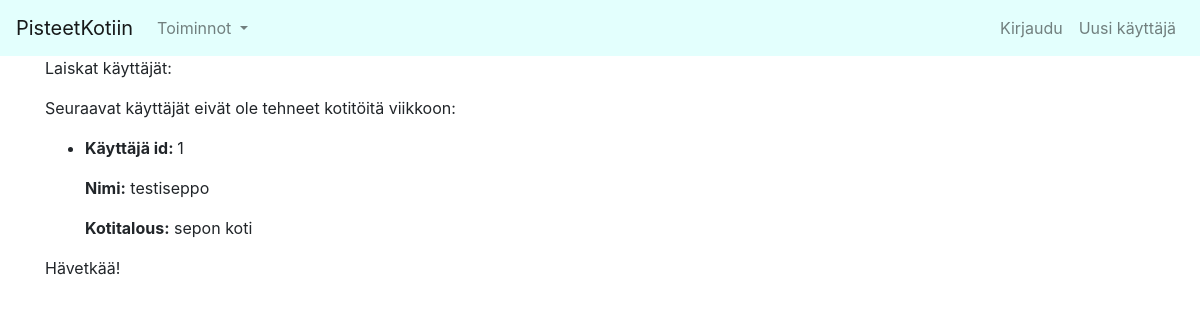
The page /auth/lazy on the database as committed earlier.
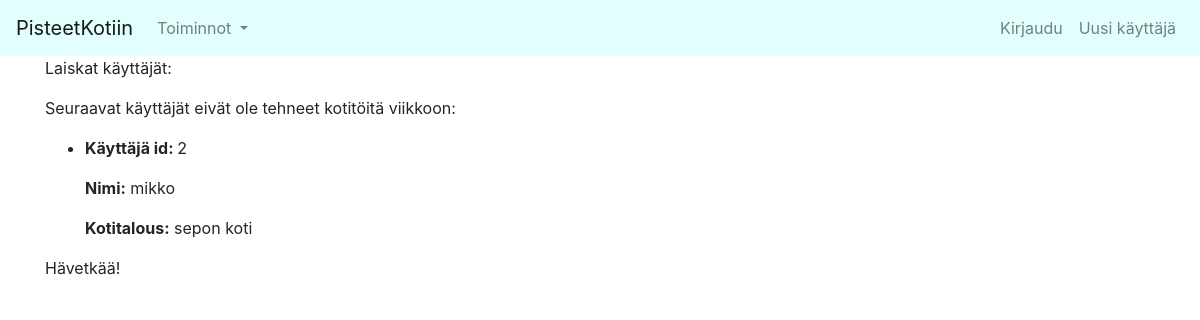
The same page on the database as committed later.
### application/auth/models.py (models this page shows, shortened)
class User(Base):
    __tablename__ = "account"
    name = db.Column(db.String(144), nullable=False)
    username = db.Column(db.String(144), nullable=False)
    password = db.Column(db.String(144), nullable=False)
    points= db.Column(db.Integer, nullable=False)
    household= db.Column(db.Integer, db.ForeignKey('household.id'),nullable=False)
    nameIndex= db.Index("name_index", name)
    @staticmethod
    def find_lazy_users():
        time= datetime.datetime.now(timezone('Europe/Helsinki'))- timedelta(days=7)
        res=""
        try:
            stmt = text("SELECT Account.id, Account.name, Household.name FROM Account "
                        "INNER JOIN Household ON Account.household=Household.id "
                        " WHERE Account.id NOT IN (SELECT userid FROM done_chore WHERE done_chore.date_created > '"+ str(time) + "')")
            res = db.engine.execute(stmt)
        except Exception as e:
            return render_template("/error.html", message=e.message)
        response = []
        for row in res:
            response.append({"id":row[0], "name":row[1], "household": row[2]})
        return response

### application/households/models.py (models this page shows, shortened)
class Household(Base):
    name= db.Column(db.String(144), nullable=False)
    chores= db.relationship('AvailableChore', backref='available', lazy=True)
    weekly_chores= db.relationship('WeeklyChore', backref= 'weekly', lazy= True)
    users= db.relationship("User", backref='users', lazy=True)

### application/auth/views.py (the view)
@app.route("/auth/lazy")
def lazy_users():
    return render_template("lazy.html", lazy= User.find_lazy_users())

### application/templates/lazy.html
{% extends "layout.html" %}
{% block body %}
<p>
  Laiskat käyttäjät:
</p>
{% if lazy is defined %}
<p>
  Seuraavat käyttäjät eivät ole tehneet kotitöitä viikkoon:
</p>
<ul>
  {% for user in lazy %}
  <li>
    <p><b>Käyttäjä id: </b> {{user.id}} </p> <p><b>Nimi:</b>  {{user.name}} </p> <p><b>Kotitalous:</b> {{user.household}}</p>
  </li>
  {% endfor %}
</ul>
<p>Hävetkää!</p>
{% endif %}
{% endblock %}

Rows that differ between the two databases and show on the page:
no longer on this page (row unchanged): User: id "1", name "testiseppo", household "sepon koti"
added User: id "2", name "mikko", household "sepon koti"
